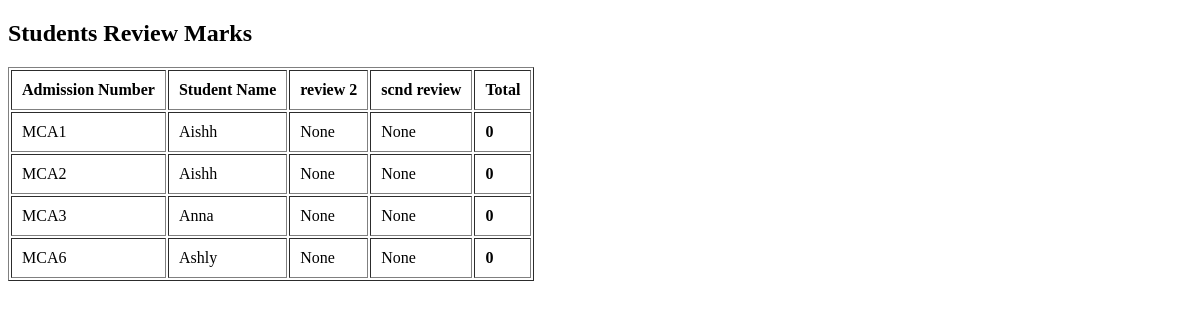
The page /WAdmin/view_review_marks/ on the database as committed earlier.
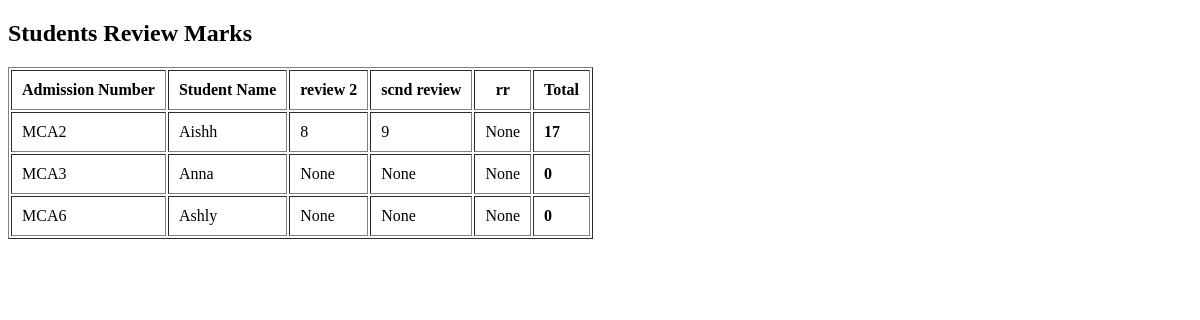
The same page on the database as committed later.
### Admin/models.py (models this page shows, shortened)
class ReviewSchedule(models.Model):
    review_date = models.DateField()
    review_time = models.TimeField()
    review_topic = models.CharField(max_length=200)
    STATUS_CHOICES = [
        ('Pending', 'Pending'),
        ('Completed', 'Completed'),
        ('Cancelled', 'Cancelled'),
    ]
    review_status = models.CharField(max_length=20, choices=STATUS_CHOICES, default='Pending')
    remarks = models.TextField(blank=True, null=True)  # optional notes
    created_at = models.DateTimeField(auto_now_add=True)
    updated_at = models.DateTimeField(auto_now=True)

class Student(models.Model):
    admission_number = models.CharField(max_length=30, unique=True)
    name = models.CharField(max_length=100)
    email = models.EmailField(unique=True)
    phone = models.CharField(max_length=15)
    department = models.CharField(max_length=50)
    course = models.CharField(max_length=10)  # BCA / MCA
    academic_batch = models.CharField(max_length=20)  # previously course_batch
    file_batch = models.CharField(max_length=5)  # A/B/C/D
    password = models.CharField(max_length=255)

### Admin/views.py (the view)
# urls.py: path('view_review_marks/', views.admin_view_review_marks, name='view_review_marks'),
def admin_view_review_marks(request):
    students = Student.objects.all()
    reviews = ReviewSchedule.objects.all().order_by('review_date')
    table_data = []
    for student in students:
        marks = ReviewMark.objects.filter(student=student)
        review_marks = {}
        total = 0
        for mark in marks:
            review_marks[mark.review.id] = mark.mark
            total += mark.mark
        table_data.append({
            "student": student,
            "marks": review_marks,
            "total": total
        })
    context = {
        "students": table_data,
        "reviews": reviews
    }
    return render(request,"Admin/view_review_marks.html",context)

### faculty/templatetags/custome_filters.py (called while the page is built)
@register.filter
def get_item(dictionary, key):
    return dictionary.get(key)

### Admin/templates/Admin/view_review_marks.html (shortened to what this page needs)
{% load custome_filters %}<!doctype html>
<html>
  <head>
  </head>
  <body>
    <h2>Students Review Marks</h2>
    <table border="1" cellpadding="10">
      <tr>
        <th>Admission Number</th>
        <th>Student Name</th>
        {% for review in reviews %}
        <th>{{ review.review_topic }}</th>
        {% endfor %}
        <th>Total</th>
      </tr>
      {% for row in students %}
      <tr>
        <td>{{ row.student.admission_number }}</td>
        <td>{{ row.student.name }}</td>
        {% for review in reviews %}
        <td>{{ row.marks|get_item:review.id }}</td>
        {% endfor %}
        <td><b>{{ row.total }}</b></td>
      </tr>
      {% endfor %}
    </table>
  </body>
</html>

Rows that differ between the two databases and show on the page:
removed Student: student.admission_number "MCA1", student.name "Aishh", total "0", ReviewSchedule (marks|get_item "None"), ReviewSchedule (marks|get_item "None")
changed ReviewSchedule "review 2": marks|get_item "None" → "8"
changed ReviewSchedule "scnd review": marks|get_item "None" → "9"
added ReviewSchedule: review_topic "rr", marks|get_item "None"
computed for Student "MCA2": total "0" → "17"
